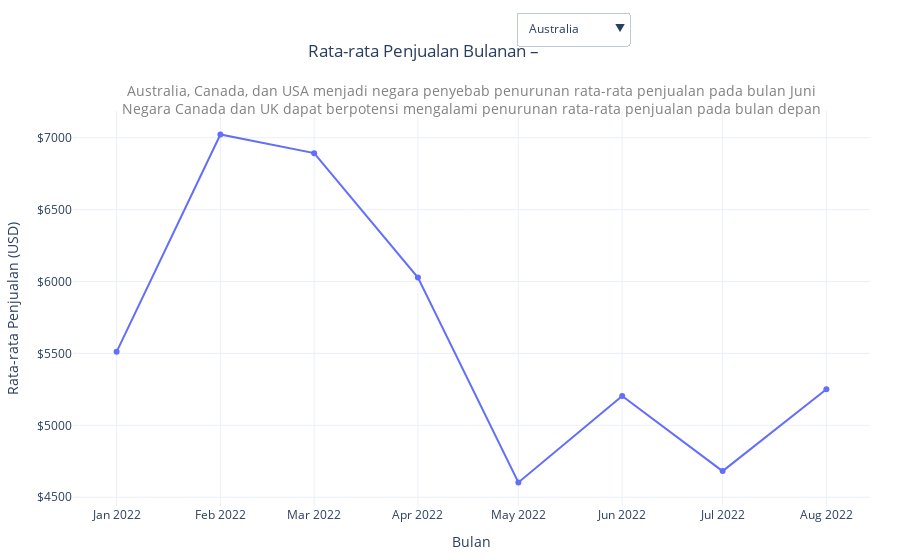

Here is the notebook cell this chart was saved with:
### Code cell
# Hitung rata-rata penjualan per bulan per negara
df_clean['Date'] = pd.to_datetime(df_clean['Date'])
df_clean['Month'] = df_clean['Date'].dt.to_period('M').dt.to_timestamp()

avg_per_country_month = df_clean.groupby(['Country', 'Month'])['Amount'].mean().reset_index()

# List negara
countries = avg_per_country_month['Country'].unique()


fig = go.Figure()


for i, country in enumerate(countries):
    data = avg_per_country_month[avg_per_country_month['Country'] == country]
    visible = True if i == 0 else False  
    fig.add_trace(go.Scatter(
        x=data['Month'],
        y=data['Amount'],
        mode='lines+markers',
        name=country,
        visible=visible,
        line=dict(width=2),
        hovertemplate=f'{country}<br>Bulan: %{{x|%b %Y}}<br>Rata-rata: $%{{y:,.2f}}<extra></extra>'
    ))

# Buat dropdown menu
dropdown_buttons = []

for i, country in enumerate(countries):
    visibility = [False] * len(countries)
    visibility[i] = True  

    dropdown_buttons.append(dict(
        label=country,
        method='update',
        args=[{'visible': visibility},
              {'title': f'Rata-rata Penjualan Bulanan –'}]
    ))

# dropdown
fig.update_layout(
    updatemenus=[
        dict(
            active=0,
            buttons=dropdown_buttons,
            x=0.556,
            y=1.25,
            xanchor='left',
            yanchor='top',
            showactive=True
        )
    ],
    title=dict(
        text=f'Rata-rata Penjualan Bulanan –',
        x=0.47,
        xanchor='center',
        y=0.92,
        yanchor='top'
    ),
    annotations=[
        dict(
            text="Australia, Canada, dan USA menjadi negara penyebab penurunan rata-rata penjualan pada bulan Juni<br>Negara Canada dan UK dapat berpotensi mengalami penurunan rata-rata penjualan pada bulan depan</span>",
            xref="paper", yref="paper",
            x=0.5, y=1.08,
            showarrow=False,
            font=dict(size=14, color="gray"),
            xanchor='center'
        )
    ],
    xaxis_title='Bulan',
    yaxis_title='Rata-rata Penjualan (USD)',
    template='plotly_white',
    yaxis_tickprefix='$',
    margin=dict(l=40, r=30, t=100, b=40)
)


fig.show()

### Figure 1 — Plotly figure (JSON) as saved in the notebook; plotly's stock layout.template omitted (floating-point values rounded to 4 significant figures)
{"data": [{"hovertemplate": "Australia<br>Bulan: %{x|%b %Y}<br>Rata-rata: $%{y:,.2f}<extra></extra>", "line": {"width": 2}, "mode": "lines+markers", "name": "Australia", "type": "scatter", "visible": true, "x": ["2022-01-01T00:00:00.000000000", "2022-02-01T00:00:00.000000000", "2022-03-01T00:00:00.000000000", "2022-04-01T00:00:00.000000000", "2022-05-01T00:00:00.000000000", "2022-06-01T00:00:00.000000000", "2022-07-01T00:00:00.000000000", "2022-08-01T00:00:00.000000000"], "y": [5511.0, 7023.0, 6893.0, 6028.0, 4602.0, 5204.0, 4682.0, 5251.0]}, {"hovertemplate": "Canada<br>Bulan: %{x|%b %Y}<br>Rata-rata: $%{y:,.2f}<extra></extra>", "line": {"width": 2}, "mode": "lines+markers", "name": "Canada", "type": "scatter", "visible": false, "x": ["2022-01-01T00:00:00.000000000", "2022-02-01T00:00:00.000000000", "2022-03-01T00:00:00.000000000", "2022-04-01T00:00:00.000000000", "2022-05-01T00:00:00.000000000", "2022-06-01T00:00:00.000000000", "2022-07-01T00:00:00.000000000", "2022-08-01T00:00:00.000000000"], "y": [5538.0, 6403.0, 5392.0, 5575.0, 5673.0, 4362.0, 5895.0, 5167.0]}, {"hovertemplate": "India<br>Bulan: %{x|%b %Y}<br>Rata-rata: $%{y:,.2f}<extra></extra>", "line": {"width": 2}, "mode": "lines+markers", "name": "India", "type": "scatter", "visible": false, "x": ["2022-01-01T00:00:00.000000000", "2022-02-01T00:00:00.000000000", "2022-03-01T00:00:00.000000000", "2022-04-01T00:00:00.000000000", "2022-05-01T00:00:00.000000000", "2022-06-01T00:00:00.000000000", "2022-07-01T00:00:00.000000000", "2022-08-01T00:00:00.000000000"], "y": [6236.0, 4935.0, 5335.0, 5336.0, 5644.0, 5400.0, 5655.0, 6738.0]}, {"hovertemplate": "New Zealand<br>Bulan: %{x|%b %Y}<br>Rata-rata: $%{y:,.2f}<extra></extra>", "line": {"width": 2}, "mode": "lines+markers", "name": "New Zealand", "type": "scatter", "visible": false, "x": ["2022-01-01T00:00:00.000000000", "2022-02-01T00:00:00.000000000", "2022-03-01T00:00:00.000000000", "2022-04-01T00:00:00.000000000", "2022-05-01T00:00:00.000000000", "2022-06-01T00:00:00.000000000", "2022-07-01T00:00:00.000000000", "2022-08-01T00:00:00.000000000"], "y": [4611.0, 6963.0, 5792.0, 5293.0, 5371.0, 5753.0, 4865.0, 5396.0]}, {"hovertemplate": "UK<br>Bulan: %{x|%b %Y}<br>Rata-rata: $%{y:,.2f}<extra></extra>", "line": {"width": 2}, "mode": "lines+markers", "name": "UK", "type": "scatter", "visible": false, "x": ["2022-01-01T00:00:00.000000000", "2022-02-01T00:00:00.000000000", "2022-03-01T00:00:00.000000000", "2022-04-01T00:00:00.000000000", "2022-05-01T00:00:00.000000000", "2022-06-01T00:00:00.000000000", "2022-07-01T00:00:00.000000000", "2022-08-01T00:00:00.000000000"], "y": [7251.0, 7136.0, 5025.0, 5046.0, 6728.0, 6136.0, 5003.0, 4672.0]}, {"hovertemplate": "USA<br>Bulan: %{x|%b %Y}<br>Rata-rata: $%{y:,.2f}<extra></extra>", "line": {"width": 2}, "mode": "lines+markers", "name": "USA", "type": "scatter", "visible": false, "x": ["2022-01-01T00:00:00.000000000", "2022-02-01T00:00:00.000000000", "2022-03-01T00:00:00.000000000", "2022-04-01T00:00:00.000000000", "2022-05-01T00:00:00.000000000", "2022-06-01T00:00:00.000000000", "2022-07-01T00:00:00.000000000", "2022-08-01T00:00:00.000000000"], "y": [6015.0, 5830.0, 5704.0, 7110.0, 5586.0, 4473.0, 5930.0, 6134.0]}], "layout": {"annotations": [{"font": {"color": "gray", "size": 14}, "showarrow": false, "text": "Australia, Canada, dan USA menjadi negara penyebab penurunan rata-rata penjualan pada bulan Juni<br>Negara Canada dan UK dapat berpotensi mengalami penurunan rata-rata penjualan pada bulan depan</span>", "x": 0.5, "xanchor": "center", "xref": "paper", "y": 1.08, "yref": "paper"}], "margin": {"b": 40, "l": 40, "r": 30, "t": 100}, "title": {"text": "Rata-rata Penjualan Bulanan –", "x": 0.47, "xanchor": "center", "y": 0.92, "yanchor": "top"}, "updatemenus": [{"active": 0, "buttons": [{"args": [{"visible": [true, false, false, false, false, false]}, {"title": "Rata-rata Penjualan Bulanan –"}], "label": "Australia", "method": "update"}, {"args": [{"visible": [false, true, false, false, false, false]}, {"title": "Rata-rata Penjualan Bulanan –"}], "label": "Canada", "method": "update"}, {"args": [{"visible": [false, false, true, false, false, false]}, {"title": "Rata-rata Penjualan Bulanan –"}], "label": "India", "method": "update"}, {"args": [{"visible": [false, false, false, true, false, false]}, {"title": "Rata-rata Penjualan Bulanan –"}], "label": "New Zealand", "method": "update"}, {"args": [{"visible": [false, false, false, false, true, false]}, {"title": "Rata-rata Penjualan Bulanan –"}], "label": "UK", "method": "update"}, {"args": [{"visible": [false, false, false, false, false, true]}, {"title": "Rata-rata Penjualan Bulanan –"}], "label": "USA", "method": "update"}], "showactive": true, "x": 0.556, "xanchor": "left", "y": 1.25, "yanchor": "top"}], "xaxis": {"title": {"text": "Bulan"}}, "yaxis": {"tickprefix": "$", "title": {"text": "Rata-rata Penjualan (USD)"}}}}
